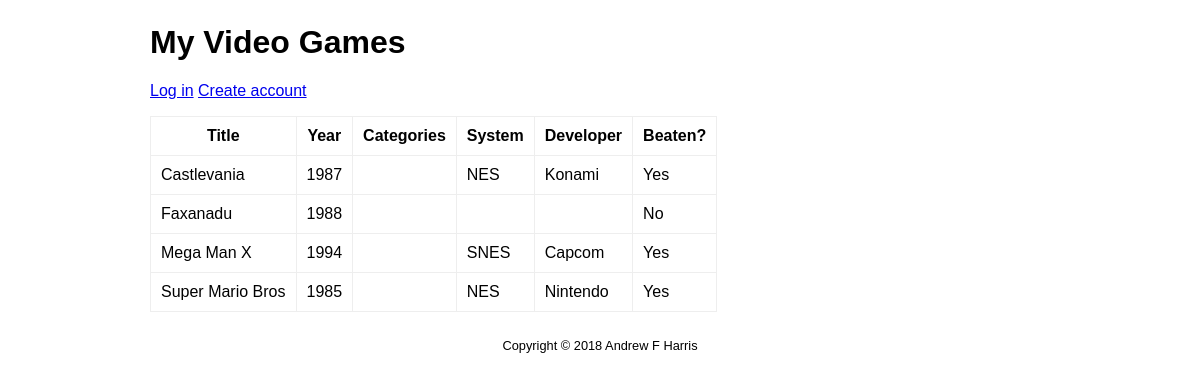
The page / on the database its author committed.
### tables this page shows
create table game(
	game_id int unsigned auto_increment primary key,
    beaten bool default false,
    release_year year not null,
    title varchar(255) not null,
    system_id int unsigned,
    developer_id int unsigned,
     
     
    foreign key (developer_id) 
		references developer(developer_id),
    foreign key (system_id) 
		references system(system_id),
	index title_idx (title)
        
);

create table system(
	system_id int unsigned auto_increment,
    system_name varchar(50) not null,
    primary key(system_id)
);

create table developer(
	developer_id int unsigned auto_increment primary key,
    developer_name varchar(50) not null
);

### include/game.php (called while the page is built, shortened)
<?php
class Game {
  public static function initIndex(&$con) {
    $q = "select g.game_id,
        g.beaten,
        g.release_year,
        g.title,
        d.developer_id,
        d.developer_name,
        s.system_id,
        s.system_name,
        group_concat(c.category_desc separator ', ') as categories
      from game g
      left join developer d on g.developer_id = d.developer_id
      left join system s on g.system_id = s.system_id
      left join game_category gc on g.game_id = gc.game_id
      left join category c on gc.category_id = c.category_id
      group by g.game_id,
        g.beaten,
        g.release_year,
        g.title,
        d.developer_id,
        d.developer_name,
        s.system_id,
        s.system_name
      order by g.title";
    $result = $con->query($q);
    return $result && $result->num_rows > 0 ? $result : [];
  }
}

### index.php (the view, shortened to what this page needs)
<?php
include 'include/header.php';
require 'include/mysql-connect.php';
require 'include/game.php';
$result = Game::initIndex($con);
?>
<h1>My Video Games</h1>
<p>
  <?php if(isset($_SESSION['id'])): ?>
    <span>Greetings, <?=$_SESSION['username']?>!</span>
    <a href="game-form.php">Add new</a>
    <a href="categories.php">View/edit categories</a>
    <a href="logout.php">Log out</a>
  <?php else: ?>
    <a href="login.php">Log in</a>
    <a href="register.php">Create account</a>
  <?php endif; ?>
</p>
<table>
  <tr>
    <th>Title</th>
    <th>Year</th>
    <th>Categories</th>
    <th>System</th>
    <th>Developer</th>
    <th>Beaten?</th>
  </tr>
<?php foreach($result as $row): ?>
  <tr>
    <td><?=$row['title']?></td>
    <td><?=$row['release_year']?></td>
    <td><?=$row['categories']?></td>
    <td><?=$row['system_name']?></td>
    <td><?=$row['developer_name']?></td>
    <td><?=$row['beaten'] ? 'Yes' : 'No'?></td>
  </tr>
<?php endforeach; ?>
</table>
<?php include 'include/footer.php' ?>

### include/header.php (shortened to what this page needs)
<!doctype html>
<html>
  <head>
    <link href="assets/css/main.css" rel="stylesheet">
  </head>
  <body>
    <main>

### include/footer.php
    <footer>Copyright &copy; <?=date('Y')?> Andrew F Harris</footer>
    </main>
  </body>
</html>

### assets/css/main.css (style rules this page uses)
body { margin: 0; font: 16px normal Arial, sans-serif; }
main { margin: 2% auto; width: 75%; }
table { border-collapse: collapse; }
th, td { border: 1px solid #eee; padding: 10px; }
footer { font-size: 0.8em; margin: 2em 0; text-align: center; }

### rows shown on the page
game: title "Castlevania", release_year "1987", system.system_name "NES", developer.developer_name "Konami", beaten "Yes"
game: title "Faxanadu", release_year "1988", beaten "No"
game: title "Mega Man X", release_year "1994", system.system_name "SNES", developer.developer_name "Capcom", beaten "Yes"
game: title "Super Mario Bros", release_year "1985", system.system_name "NES", developer.developer_name "Nintendo", beaten "Yes"
